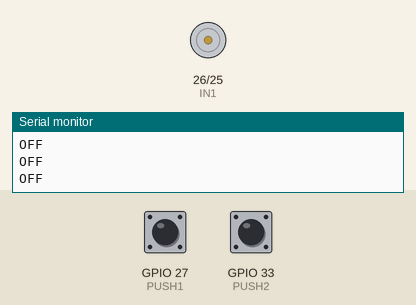
Simulated run of this sketch. Board: ESP32. Shown: motor-driver pin pairs drawn as motors (green arrow = first pin HIGH = forward, orange = second pin HIGH = backward, longer = more drive, scaled by the enable pin), the last lines printed to the serial monitor. Inputs (shaded band) come from the test bench; at power-on: GPIO 27 (PUSH1) HIGH, GPIO 33 (PUSH2) HIGH.

Above: at 1.2 s.
1.3 s: GPIO 27 (PUSH1) pulled LOW for 3.2 s
At 2.7 s:
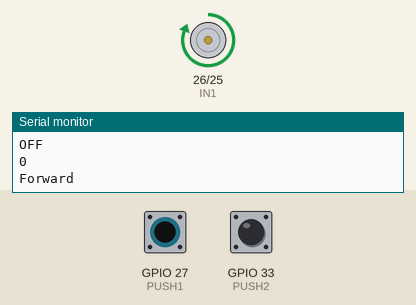
6.8 s: GPIO 33 (PUSH2) pulled LOW for 0.15 s
At 8.2 s:
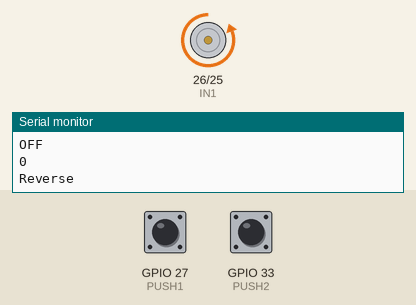
9.9 s: GPIO 27 (PUSH1) pulled LOW for 0.15 s
At 12.7 s:
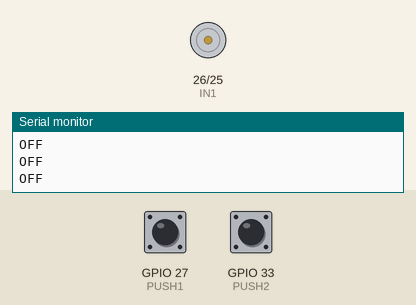
13.0 s: GPIO 27 (PUSH1) pulled LOW for 1 s
At 14.0 s:
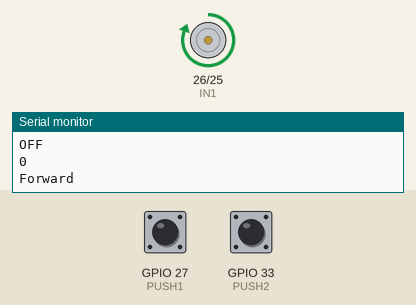
16.5 s: GPIO 33 (PUSH2) pulled LOW for 1 s
At 17.9 s:
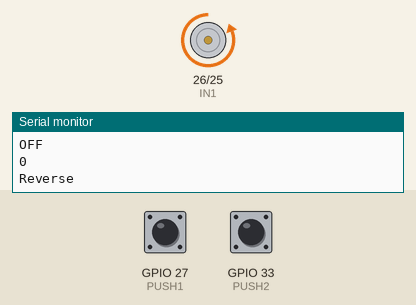
Timing chart, 0 to 20.0 s (numbered marks = the images above; inputs shaded):
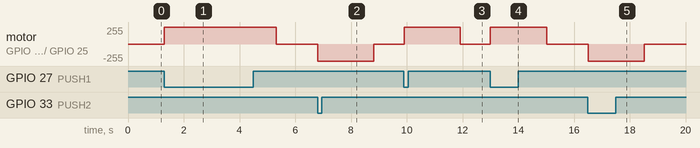

Measured:
- after the input at 1.3 s, motor on GPIO 26 (IN1) / GPIO 25 (IN2): stopped → forward 255/255 at once, → stopped 4.0 s later
- after the input at 6.8 s, motor on GPIO 26 (IN1) / GPIO 25 (IN2): stopped → backward 255/255 at once, → stopped 2.0 s later
- after the input at 9.9 s, motor on GPIO 26 (IN1) / GPIO 25 (IN2): stopped → forward 255/255 at once, → stopped 2.0 s later
- after the input at 13.0 s, motor on GPIO 26 (IN1) / GPIO 25 (IN2): stopped → forward 255/255 at once, → stopped 2.0 s later
- after the input at 16.5 s, motor on GPIO 26 (IN1) / GPIO 25 (IN2): stopped → backward 255/255 at once, → stopped 2.0 s later

The sketch:

motor_push_button.ino
```cpp
#define ENA 14
#define IN1 26
#define IN2 25

#define PUSH1 27
#define PUSH2 33


void off () {
  digitalWrite(IN1, LOW);
 	digitalWrite(IN2, LOW);
}

void forward (int speed) {
  analogWrite (ENA, speed);
  digitalWrite(IN1, HIGH);
 	digitalWrite(IN2, LOW);
}

void reverse (int speed) {
  analogWrite (ENA, speed);
  digitalWrite(IN1, LOW);
 	digitalWrite(IN2, HIGH);
}


void setup() {
  // put your setup code here, to run once:
  Serial.begin (9600);
  pinMode(ENA, OUTPUT);
	pinMode(IN1, OUTPUT);
	pinMode(IN2, OUTPUT);

  pinMode (PUSH1, INPUT_PULLUP);
  pinMode (PUSH2, INPUT_PULLUP);

  digitalWrite(IN1, LOW);
 	digitalWrite(IN2, LOW);
}

void loop() {
  // put your main code here, to run repeatedly:
  /*
  off ();
  forward (255);
  Serial.println ("Fast");
  delay (1000);

  forward (127);
  Serial.println ("Slow");
  delay (1000);

  forward (0);
  Serial.println ("Stop");
  delay (1000);
  */
  //reverse (255);

  int push1_state = digitalRead (PUSH1);
  int push2_state = digitalRead (PUSH2);

  if (push1_state == 0 && push2_state == 1) {
    forward (255);
    Serial.println (push1_state);
    Serial.println ("Forward");
    delay (2000);
  }

  if (push2_state == 0 && push1_state == 1) {
    reverse (255);
    Serial.println (push2_state);
    Serial.println ("Reverse");
    delay (2000);
  }

  else {
    off ();
    Serial.println ("OFF");
  }

}
```
